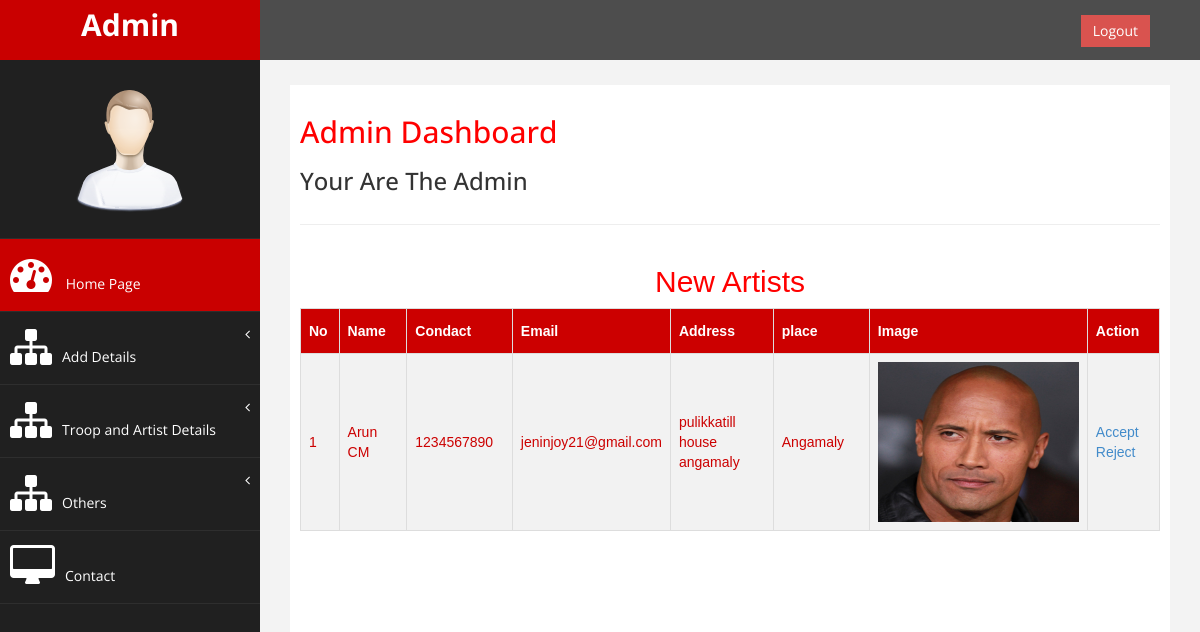
The app's page /Program-Booking/Admin/NewArtist.php with its own data.
### tables this page shows
CREATE TABLE `tbl_artist` (
  `artist_id` int(50) NOT NULL auto_increment,
  `artist_name` varchar(50) NOT NULL,
  `artist_condact` varchar(10) NOT NULL,
  `artist_email` varchar(50) NOT NULL,
  `artist_gender` varchar(50) NOT NULL,
  `artist_dob` date NOT NULL,
  `artist_image` varchar(50) NOT NULL,
  `place_id` int(50) NOT NULL,
  `artist_username` varchar(50) NOT NULL,
  `artist_password` varchar(50) NOT NULL,
  `artist_repassword` varchar(50) NOT NULL,
  `artisttype_id` int(50) NOT NULL,
  `artist_address` varchar(50) NOT NULL,
  `artist_rate` varchar(50) NOT NULL,
  `artist_status` int(11) NOT NULL,
  PRIMARY KEY  (`artist_id`)
);

CREATE TABLE `tbl_place` (
  `place_id` int(50) NOT NULL auto_increment,
  `place_name` varchar(50) NOT NULL,
  `district_id` int(50) NOT NULL,
  PRIMARY KEY  (`place_id`)
);

### Program-Booking/Admin/NewArtist.php (the view, shortened to what this page needs)
<!DOCTYPE html PUBLIC "-//W3C//DTD XHTML 1.0 Transitional//EN" "http://www.w3.org/TR/xhtml1/DTD/xhtml1-transitional.dtd">
<html xmlns="http://www.w3.org/1999/xhtml">
<head>
<?php include("HomePage.php") ?>
</head>
<body>
<div id="tab" align="center" style="overflow-x:auto">
<h2>New Artists</h2>
<form id="form1" name="form1" method="post" action="">
  <table width="1213" border="1">
    <tr>
      <th width="53">No</th>
      <th width="129">Name</th>
      <th width="158">Condact</th>
      <th width="153">Email</th>
      <th width="226">Address</th>
      <th width="178">place</th>
      <th width="201">Image</th>
      <th width="129">Action</th>
    </tr>
    <?php
	$sel="select * from tbl_artist a inner join tbl_place p on a.place_id=p.place_id where artist_status=0";
	$data=mysql_query($sel);
	$i=0;
	while($row=mysql_fetch_array($data))
	{
		$i=$i+1;
	 ?>
    <tr>
      <td><?php echo $i ?></td>
      <td><?php echo $row["artist_name"] ?></td>
      <td><?php echo $row["artist_condact"] ?></td>
      <td><?php echo $row["artist_email"] ?></td>
      <td><?php echo $row["artist_address"] ?></td>
      <td><?php echo $row["place_name"] ?></td>
      <td><img src="../Artist/Images/<?php echo $row["artist_image"] ?>" height="160" width="201" /></td>
      <td><a href="AcceptedArtist.php?accid=<?php echo $row["artist_id"] ?>">Accept</a>	<a href="RejectArtist.php?rejid=<?php echo $row["artist_id"] ?>">Reject</a></td>
    </tr>
    <?php
	}
	?>
  </table>
</form>
</div>
</body>
</html>

### Program-Booking/Admin/assets/css/custom.css (style rules this page uses)
body { font-family: 'Open Sans', sans-serif; }
h2 { color: #f00; }

### Program-Booking/Admin/form.css (style rules this page uses)
#tab { font-family: "Trebuchet MS", Arial, Helvetica, sans-serif; border-collapse: collapse; width: 100%; }
#tab td, #tab th { border: 1px solid #ddd; padding: 8px; color: #C00; }
#tab tr:nth-child(even) { background-color: #f2f2f2; }
#tab th { padding-top: 12px; padding-bottom: 12px; text-align: left; background-color: #C00; color: white; }

### records on screen
tbl_artist: artist_name "Arun CM", artist_condact "1234567890", artist_email "jeninjoy21@gmail.com", artist_address "pulikkatill house angamaly", place.place_name "Angamaly", artist_image (picture)
